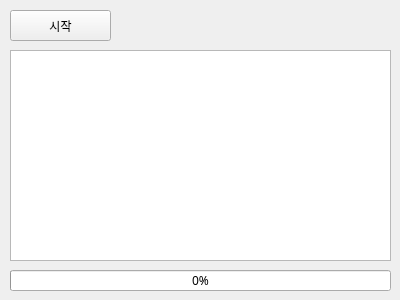
<?xml version="1.0" encoding="UTF-8"?>
<ui version="4.0">
 <class>Form</class>
 <widget class="QWidget" name="Form">
  <property name="geometry">
   <rect>
    <x>0</x>
    <y>0</y>
    <width>400</width>
    <height>300</height>
   </rect>
  </property>
  <property name="maximumSize">
   <size>
    <width>400</width>
    <height>300</height>
   </size>
  </property>
  <property name="font">
   <font>
    <family>맑은 고딕</family>
   </font>
  </property>
  <property name="windowTitle">
   <string>Form</string>
  </property>
  <widget class="QPushButton" name="btnStart">
   <property name="geometry">
    <rect>
     <x>10</x>
     <y>10</y>
     <width>101</width>
     <height>31</height>
    </rect>
   </property>
   <property name="text">
    <string>시작</string>
   </property>
  </widget>
  <widget class="QTextBrowser" name="txbLog">
   <property name="geometry">
    <rect>
     <x>10</x>
     <y>50</y>
     <width>381</width>
     <height>211</height>
    </rect>
   </property>
  </widget>
  <widget class="QProgressBar" name="pgbTask">
   <property name="geometry">
    <rect>
     <x>10</x>
     <y>270</y>
     <width>381</width>
     <height>21</height>
    </rect>
   </property>
   <property name="value">
    <number>0</number>
   </property>
   <property name="textVisible">
    <bool>true</bool>
   </property>
   <property name="orientation">
    <enum>Qt::Horizontal</enum>
   </property>
  </widget>
 </widget>
 <resources/>
 <connections/>
</ui>
